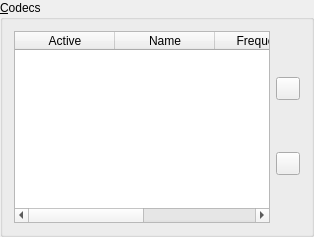
          <widget class="QGroupBox" name="groupBox2_codecs">
           <property name="sizePolicy">
            <sizepolicy hsizetype="Preferred" vsizetype="Preferred">
             <horstretch>0</horstretch>
             <verstretch>0</verstretch>
            </sizepolicy>
           </property>
           <property name="title">
            <string>&amp;Codecs</string>
           </property>
           <layout class="QGridLayout" name="gridLayout">
            <item row="0" column="2">
             <layout class="QVBoxLayout" name="verticalLayout_codecsOrder">
              <property name="leftMargin">
               <number>0</number>
              </property>
              <property name="rightMargin">
               <number>0</number>
              </property>
              <item>
               <widget class="QToolButton" name="toolButton_codecUp">
                <property name="text">
                 <string/>
                </property>
               </widget>
              </item>
              <item>
               <widget class="QToolButton" name="toolButton_codecDown">
                <property name="text">
                 <string/>
                </property>
               </widget>
              </item>
             </layout>
            </item>
            <item row="0" column="0">
             <widget class="QTableWidget" name="tableWidget_codecs">
              <property name="sizePolicy">
               <sizepolicy hsizetype="Expanding" vsizetype="Preferred">
                <horstretch>0</horstretch>
                <verstretch>0</verstretch>
               </sizepolicy>
              </property>
              <property name="minimumSize">
               <size>
                <width>0</width>
                <height>100</height>
               </size>
              </property>
              <property name="frameShape">
               <enum>QFrame::StyledPanel</enum>
              </property>
              <property name="frameShadow">
               <enum>QFrame::Sunken</enum>
              </property>
              <property name="verticalScrollBarPolicy">
               <enum>Qt::ScrollBarAsNeeded</enum>
              </property>
              <property name="textElideMode">
               <enum>Qt::ElideRight</enum>
              </property>
              <property name="verticalScrollMode">
               <enum>QAbstractItemView::ScrollPerPixel</enum>
              </property>
              <property name="horizontalScrollMode">
               <enum>QAbstractItemView::ScrollPerPixel</enum>
              </property>
              <column>
               <property name="text">
                <string>Active</string>
               </property>
              </column>
              <column>
               <property name="text">
                <string>Name</string>
               </property>
              </column>
              <column>
               <property name="text">
                <string>Frequency</string>
               </property>
              </column>
              <column>
               <property name="text">
                <string>Bitrate</string>
               </property>
              </column>
              <column>
               <property name="text">
                <string>Bandwidth</string>
               </property>
              </column>
             </widget>
            </item>
           </layout>
          </widget>
